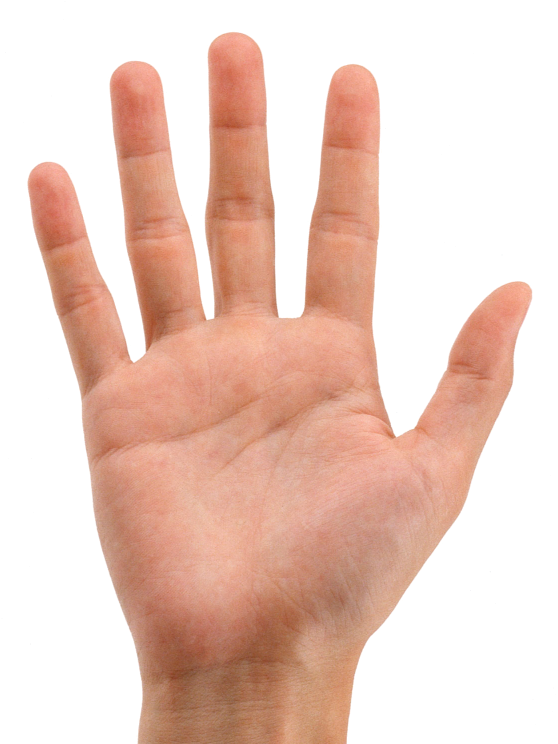
#> input picture Hand.png, 1116 x 1488 px, found by its file name (shown at 1/2 size)
$ python HandDetect.py
#> lines starting #> are read from the running program, lines starting #| are printed output that depends on the picture; after the words box and inside, x2 and y2 are one past the last pixel; in counts of white or black regions, pixels touching at a corner belong together
import cv2
import numpy as np
from matplotlib import pyplot as plt

# Load the image
img_path = "C:\VSCode\Images\Hand.png"
img = cv2.imread(img_path)
#> img is the input picture: shape (1488, 1116, 3); mean B, G, R 194.8, 206.1, 235.4

# Check if the image was loaded successfully
if img is None:
    print(f"Error: Unable to load image at {img_path}")
    exit()

# Resize the image for consistency
img = cv2.resize(img, (600, 700))
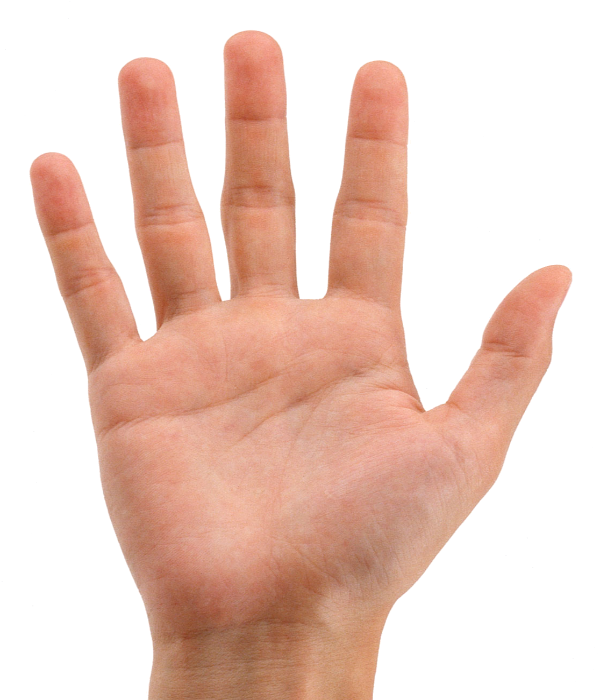
#> img: shape (700, 600, 3); mean B, G, R 194.7, 206, 235.3

# Convert to grayscale
gray = cv2.cvtColor(img, cv2.COLOR_BGR2GRAY)
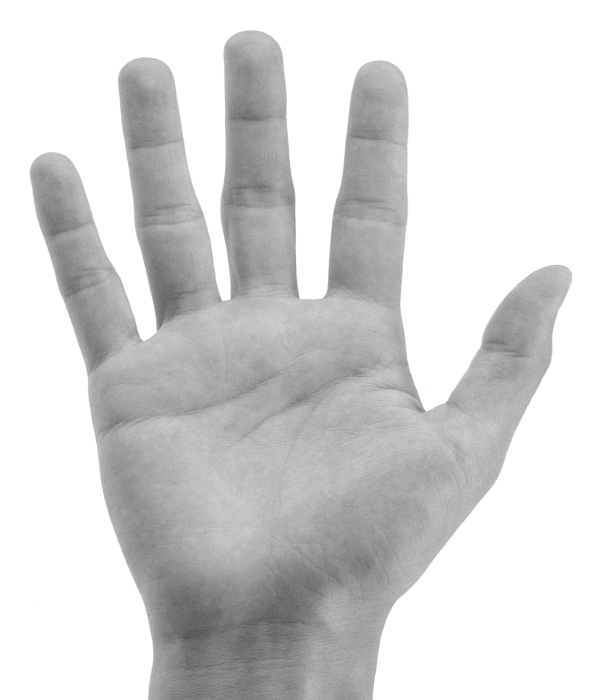
#> gray: shape (700, 600); min 79, max 255, mean 213.5

# Apply thresholding to get a binary image
_, thresh = cv2.threshold(gray, 240, 255, cv2.THRESH_BINARY_INV)
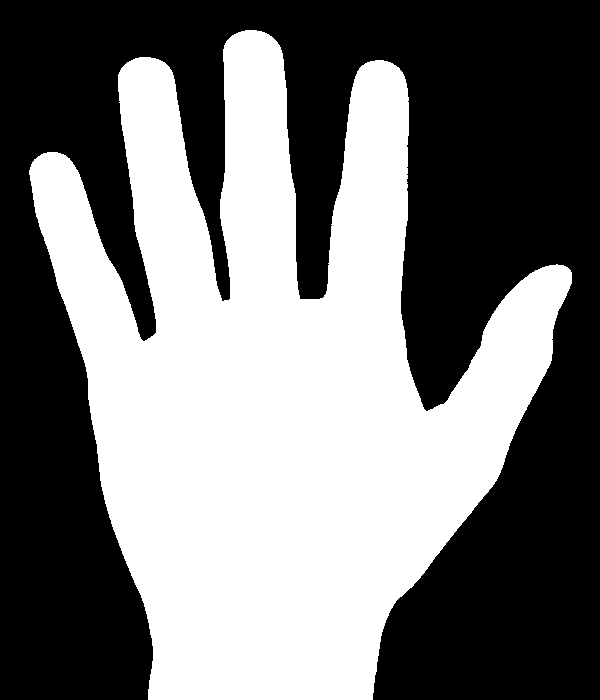
#> thresh: shape (700, 600); 46.3% white; 1 white region, box (x1, y1, x2, y2) and area: (29, 30, 572, 700) 194308

# Dilate the image to fill in gaps
dilated = cv2.dilate(thresh, None, iterations=6)
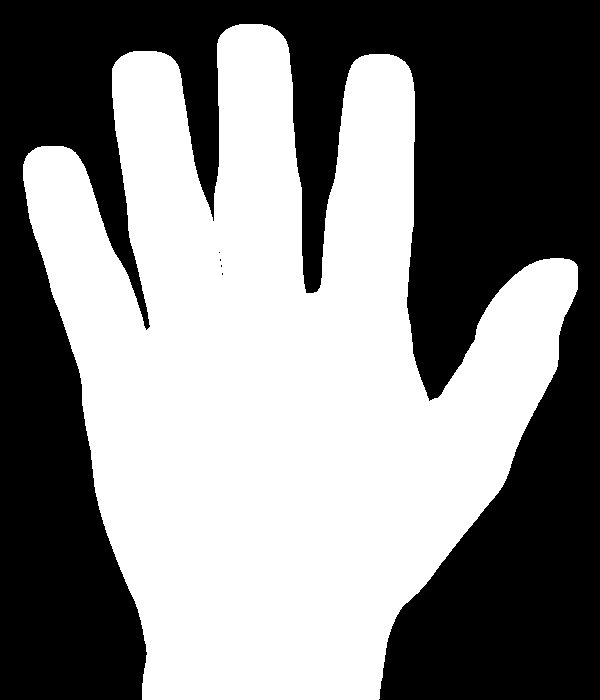
#> dilated: shape (700, 600); 51.9% white; 5 black regions (4 under 20 px)

# Find contours
contours, _ = cv2.findContours(dilated, cv2.RETR_EXTERNAL, cv2.CHAIN_APPROX_SIMPLE)
#> contours = 1 contour; box (x1, y1, x2, y2) and area: (23, 24, 578, 700) 216463

# Process each contour
for contour in contours:
    # Approximate the contour
    epsilon = 0.01 * cv2.arcLength(contour, True)
    approx = cv2.approxPolyDP(contour, epsilon, True)

    # Get the convex hull of the contour
    hull = cv2.convexHull(approx)

    # Draw contours and convex hull
    cv2.drawContours(img, [contour], -1, (50, 50, 150), 2)
    cv2.drawContours(img, [hull], -1, (0, 255, 0), 2)

    # Find the convexity defects
    hull_indices = cv2.convexHull(contour, returnPoints=False)
    defects = cv2.convexityDefects(contour, hull_indices)

    # Draw convexity defects if any
    if defects is not None:
        for i in range(defects.shape[0]):
            s, e, f, _ = defects[i, 0]
            far = tuple(contour[f][0])
            cv2.circle(img, far, 5, [0, 0, 255], -1)

    # Get extreme points of the contour
    extLeft = tuple(contour[contour[:, :, 0].argmin()][0])
    extRight = tuple(contour[contour[:, :, 0].argmax()][0])
    extTop = tuple(contour[contour[:, :, 1].argmin()][0])
    extBot = tuple(contour[contour[:, :, 1].argmax()][0])

    # Draw extreme points
    cv2.circle(img, extLeft, 8, (255, 0, 255), -1)  # Pink
    cv2.circle(img, extRight, 8, (0, 125, 255), -1) # Brown
    cv2.circle(img, extTop, 8, (255, 10, 0), -1)    # Blue
    cv2.circle(img, extBot, 8, (19, 152, 152), -1)  # Green
#> this loop made 1 pass
#> (epsilon, extLeft, extRight, extTop, extBot) on pass 1: (35.83, (23, 164), (577, 289), (239, 24), (142, 699))
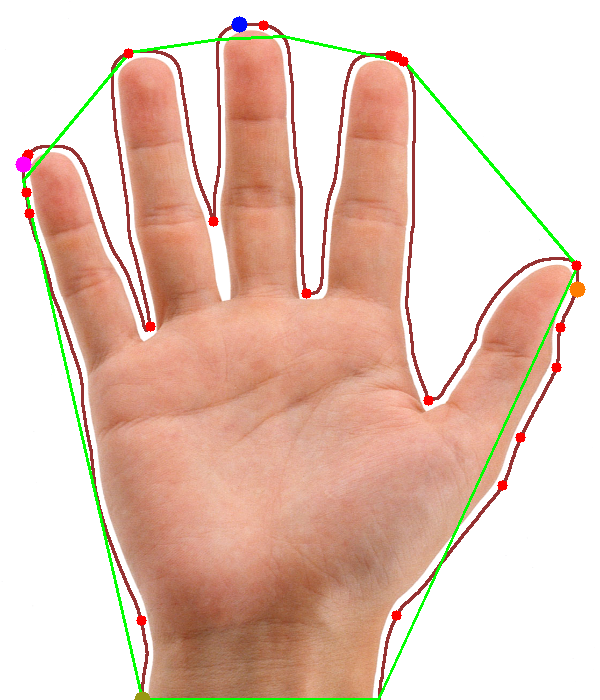
#> img: shape (700, 600, 3); 3.99% of pixels changed, all inside (x1, y1, x2, y2) = (15, 16, 586, 700)

# Display the results using matplotlib
titles = ["Processed Image", "Grayscale", "Threshold"]
images = [img, gray, thresh]
for i in range(3):
    plt.subplot(1, 3, i + 1)
    plt.imshow(cv2.cvtColor(images[i], cv2.COLOR_BGR2RGB))
    plt.title(titles[i])
    plt.xticks([]), plt.yticks([])
plt.show()
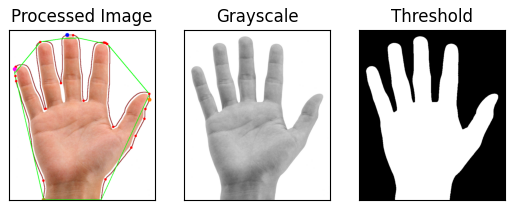
#> figure drawn by matplotlib, 3 panels

cv2.destroyAllWindows()
